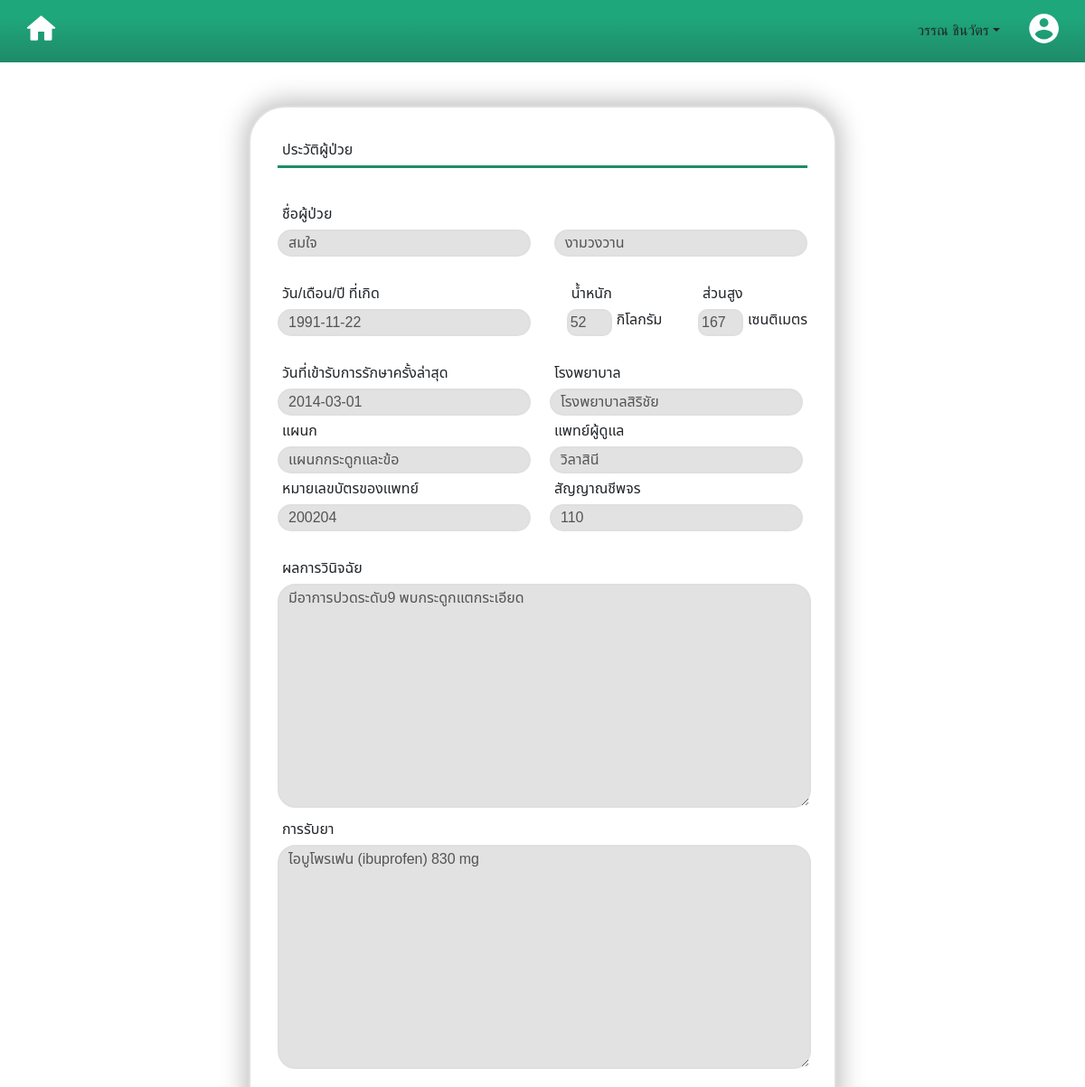
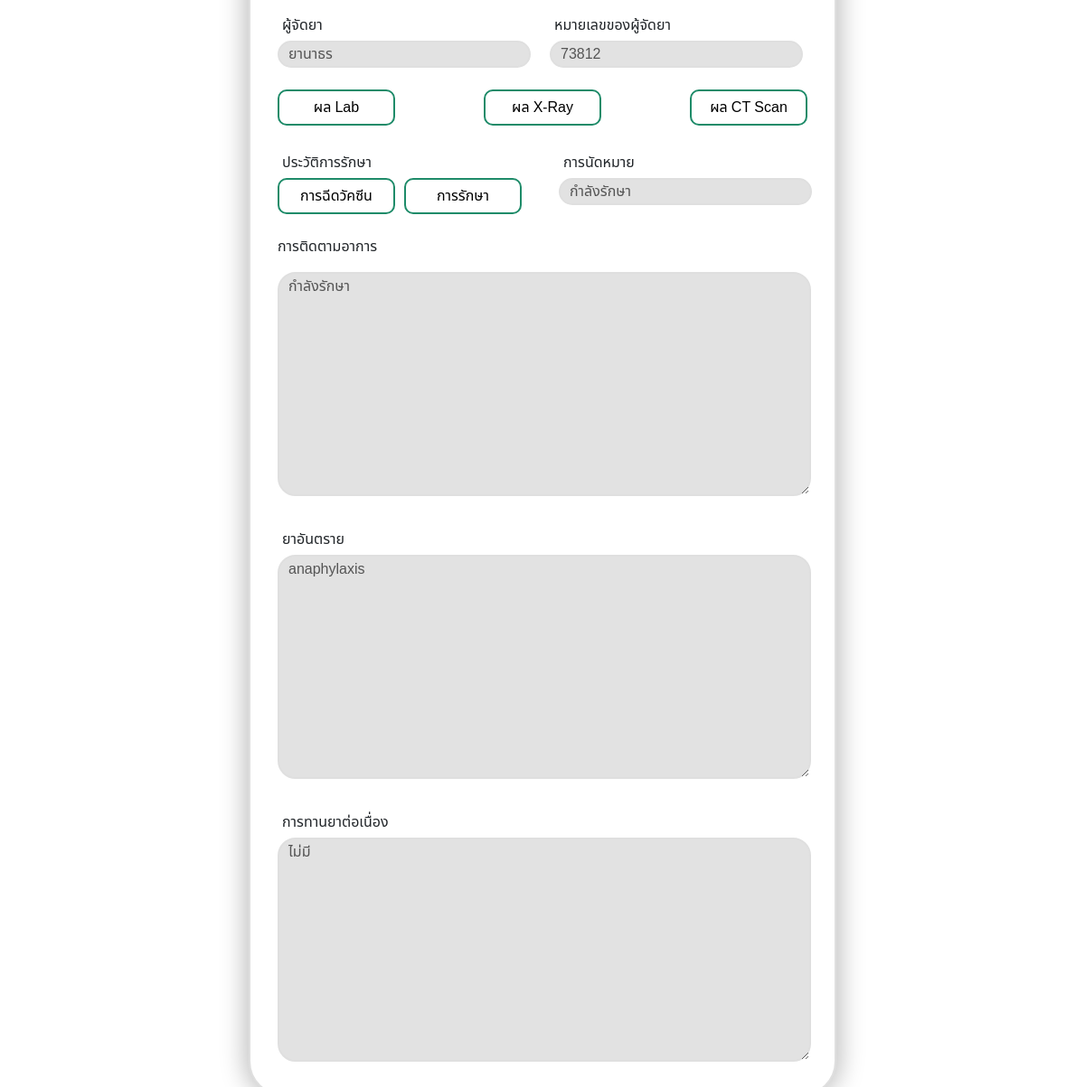
Screenshot of /old-record.php?user_id=80907 (signed in) with the database file from the repository (2 pictures, top to bottom).
### tables this page shows
CREATE TABLE `patient` (
  `user_id` int(13) NOT NULL,
  `fname` varchar(255) NOT NULL,
  `lname` varchar(255) NOT NULL,
  `birthday` date NOT NULL,
  `weight` int(11) NOT NULL,
  `height` int(11) NOT NULL,
  `day_latest` date NOT NULL,
  `hs_name` varchar(255) NOT NULL,
  `department` varchar(255) NOT NULL,
  `doc_name` varchar(255) NOT NULL,
  `doc_id` int(11) NOT NULL,
  `pulse` int(11) NOT NULL,
  `results` text NOT NULL,
  `med_recieve` text NOT NULL,
  `meder_name` varchar(255) NOT NULL,
  `meder_id` int(11) NOT NULL,
  `appointment` text NOT NULL,
  `tracking` text NOT NULL,
  `danger_med` text NOT NULL,
  `med_continuous` text NOT NULL
);

### database/connect.php (called while the page is built, shortened)
<?php
$host = "localhost";
$usr = "root";
$pass = "";
$db = "supmed";
$dsn = "mysql:host=$host;dbname=$db;charset=utf8";
require_once "database/controller.php";
try{
    $pdo = new PDO($dsn, $usr, $pass);
    $pdo->setAttribute(PDO::ATTR_ERRMODE, PDO::ERRMODE_EXCEPTION);
}catch(PDOException $e){
    echo $e->getMessage();
}
$controller = new Controller($pdo);
?>

### database/controller.php (called while the page is built)
<?php
class Controller{
    private $db;
    function __construct($conn){
        $this->db=$conn;
    }
    function getDetails($user_id){
        try {
            $sql = "SELECT * FROM patient WHERE user_id = :user_id";
            $stmt = $this->db->prepare($sql);
            $stmt->bindParam(":user_id", $user_id, PDO::PARAM_STR);
            $stmt->execute();
            $result = $stmt->fetch(PDO::FETCH_ASSOC);
            return $result;
        } catch (PDOException $e) {
            echo $e->getMessage();
            return false;
        }
    }
}
?>

### old-record.php (the view, shortened to what this page needs)
<?php
require_once "layout/header.php";
require_once "database/controller.php";
require_once "database/connect.php";
$userID = $_GET["user_id"];
$result = $controller->getDetails($userID);
?>
    <br />
    <br />
    <div class="old-record-contain">
      <div class="text-header">
        <p class="text-in-contain">ประวัติผู้ป่วย</p>
      </div>
      <br/>
      <p class="text-in-contain">ชื่อผู้ป่วย</p>
      <div class="fullname-data">
        <input type="text" class="data" disabled value="<?php echo $result['fname'];?>"/>
        <input type="text" class="data" disabled value="<?php echo $result['lname'];?>"/>
      </div>
      <br />
      <div class="d-w-h">
        <div>
          <p class="text-in-contain" >วัน/เดือน/ปี ที่เกิด</p>
          <input type="text" class="data" disabled value="<?php echo $result['birthday'];?>"/>
        </div>
        <div>
          <p class="text-in-contain">น้ำหนัก</p>
          <div class="display-d-w-h">
            <input type="text" class="data-w-h" disabled value="<?php echo $result['weight'];?>"/>
            <p style="margin: 0%" class="text-in-contain" >กิโลกรัม</p>
          </div>
        </div>
        <div>
          <p class="text-in-contain">ส่วนสูง</p>
          <div class="display-d-w-h">
            <input type="text" class="data-w-h" disabled value="<?php echo $result['height'];?>"/>
            <p style="margin: 0%" class="text-in-contain">เซนติเมตร</p>
          </div>
        </div>
      </div>
      <br />
      <div class="display-deails">
        <div>
          <p class="text-in-contain">วันที่เข้ารับการรักษาครั้งล่าสุด</p>
          <input type="text" class="data" disabled value="<?php echo $result['day_latest'];?>"/>
        </div>
        <div>
          <p class="text-in-contain">โรงพยาบาล</p>
          <input type="text" class="data" disabled value="<?php echo $result['hs_name'];?>"/>
        </div>
        <div>
          <p class="text-in-contain">แผนก</p>
          <input type="text" class="data" disabled value="<?php echo $result['department'];?>"/>
        </div>
        <div>
          <p class="text-in-contain">แพทย์ผู้ดูแล</p>
          <input type="text" class="data" disabled value="<?php echo $result['doc_name'];?>"/>
        </div>
        <div>
          <p class="text-in-contain">หมายเลขบัตรของแพทย์</p>
          <input type="text" class="data" disabled value="<?php echo $result['doc_id'];?>"/>
        </div>
        <div>
          <p class="text-in-contain">สัญญาณชีพจร</p>
          <input type="text" class="data" disabled value="<?php echo $result['pulse'];?>"/>
        </div>
      </div>
      <br />
      <div>
        <p class="text-in-contain">ผลการวินิจฉัย</p>
        <textarea name="ผลการวินิจฉัย" cols="30" rows="10" class="data-b" disabled ><?php echo $result['results'];?></textarea>
      </div>
      <div>
        <p class="text-in-contain">การรับยา</p>
        <textarea name="การรับยา" cols="30" rows="10" class="data-b" disabled><?php echo $result['med_recieve'];?></textarea>
      </div>
      <br/>
      <div class="display-deails">
        <div>
          <p class="text-in-contain">ผู้จัดยา</p>
          <input type="text" class="data" disabled/ value="<?php echo $result['meder_name'];?>">
        </div>
        <div>
          <p class="text-in-contain">หมายเลขของผู้จัดยา</p>
          <input type="text" class="data" disabled/ value="<?php echo $result['meder_id'];?>">
        </div>
      </div>
      <br />
      <div class="button-for-seedata">
        <button class="button-for-clickdata">ผล Lab</button>
        <button class="button-for-clickdata">ผล X-Ray</button>
        <button class="button-for-clickdata">ผล CT Scan</button>
      </div>
      <br />
      <div class="display-history">
        <div>
          <p class="text-in-contain">ประวัติการรักษา</p>
          <div class="history">
            <form method="get" action="vaccine.php">
              <button class="button-for-clickdata">การฉีดวัคซีน</button>
            </form>
            <button class="button-for-clickdata">การรักษา</button>
          </div>
        </div>
        <div>
          <p class="text-in-contain">การนัดหมาย</p>
          <input type="text" class="data" disabled value="<?php echo $result['appointment'];?>"/>
        </div>
      </div>
      <br />
      <div>
        <p>การติดตามอาการ</p>
        <textarea name="การติดตามอาการ" cols="30" rows="10" class="data-b" disabled><?php echo $result['tracking'];?></textarea>
      </div>
      <br />
      <div>
        <p class="text-in-contain">ยาอันตราย</p>
        <textarea name="ยาอันตราย" cols="30" rows="10" class="data-b" disabled><?php echo $result['danger_med'];?></textarea>
      </div>
      <br />
      <div>
        <p class="text-in-contain">การทานยาต่อเนื่อง</p>
        <textarea name="การทานยาต่อเนื่อง" cols="30" rows="10" class="data-b" disabled><?php echo $result['med_continuous'];?></textarea>
      </div>
    </div>
</body>
</html>

### css/record1.css (style rules this page uses)
.text-header { border-bottom: 3px solid #1E8B69 ; margin-bottom: 10px; }

### css/casehistory.css (style rules this page uses)
.old-record-contain { width: 650px; height: auto !important; background: white; border: 2px solid rgb(223, 223, 223); border-radius: 40px; backdrop-filter: blur(15px); box-shadow: 0px -1px 26.100000381469727px 5px rgba(0, 0, 0, 0.25); margin: auto auto; padding: 30px; font-family: 'Noto Sans Thai', sans-serif; }
.text-header { border-bottom: 3px solid #1E8B69 ; }
.text-in-contain { margin: 5px 5px; }
.fullname-data { display: flex; flex-direction: row; justify-content: space-between; gap: 10px; }
.display-d-w-h { display: flex; flex-direction: row; justify-content: space-between; gap: 5px; }
.data { border: 2px solid rgb(223, 223, 223); border-radius: 20px; background-color: rgb(226, 226, 226); width: 280px; height: 30px; padding-left: 10px; }
.data-b { border: 2px solid rgb(223, 223, 223); border-radius: 20px; background-color: rgb(226, 226, 226); width: 590px; height: auto; padding-left: 10px; }
.data-w-h { border: 2px solid rgb(223, 223, 223); border-radius: 10px; background-color: rgb(226, 226, 226); width: 50px; height: 30px; }
.d-w-h { display: flex; flex-direction: row; justify-content: space-between; gap: 10px; }
.display-history { display: flex; flex-direction: row; gap: 11px; }
.display-deails { display: grid; grid-template-columns: repeat(2, 1Fr); grid-column-gap: 16px; }
.button-for-seedata { display: flex; flex-direction: row; justify-content: space-between; gap: 10px; }
.history { display: flex; flex-direction: row; gap: 10px; width: 300px; }
.button-for-clickdata { width: 130px; height: 40px; border-radius: 10px; border: 2px solid #1E8B69; font-family: noto; background-color: white; font-family: 'Noto Sans Thai', sans-serif; }

### rows the page displays
patient: fname "สมใจ", lname "งามวงวาน", birthday "1991-11-22", weight "52", height "167", day_latest "2014-03-01", hs_name "โรงพยาบาลสิริชัย", department "แผนกกระดูกและข้อ", doc_name "วิลาสินี", doc "200204", pulse "110", results "มีอาการปวดระดับ9 พบกระดูกแตกระเอียด", med_recieve "ไอบูโพรเฟน (ibuprofen) 830 mg", meder_name "ยานาธร", meder "73812", appointment "กำลังรักษา", tracking "กำลังรักษา", danger_med "anaphylaxis", med_continuous "ไม่มี"

### other values shown
$_SESSION['username'] "วรรณ ชินวัตร"
